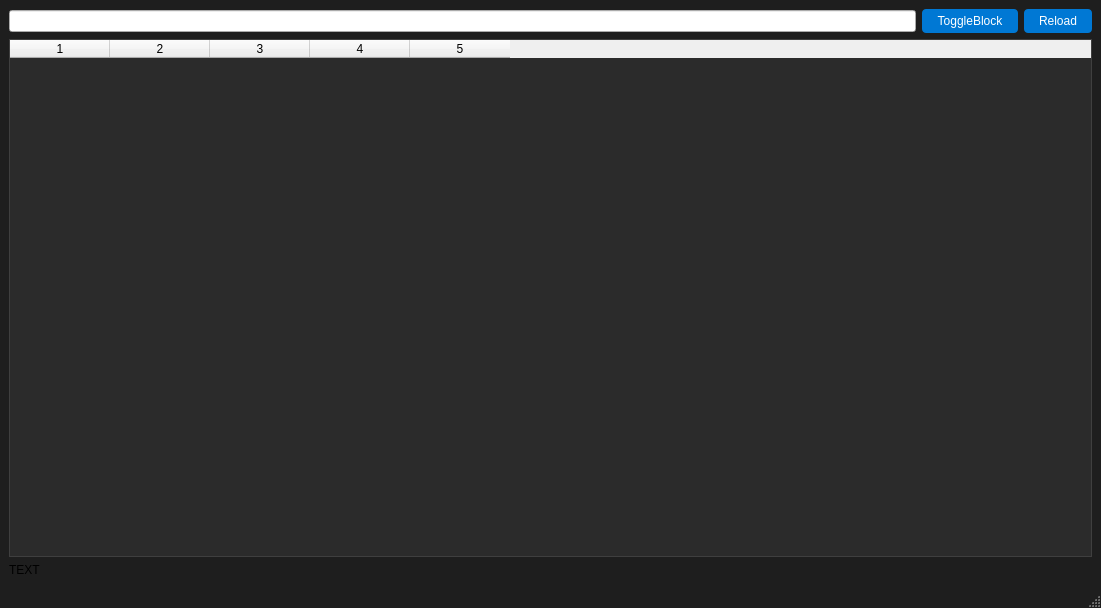
<?xml version="1.0" encoding="UTF-8"?>
<ui version="4.0">
 <class>MainWindow</class>
 <widget class="QMainWindow" name="MainWindow">
  <property name="geometry">
   <rect>
    <x>0</x>
    <y>0</y>
    <width>1101</width>
    <height>608</height>
   </rect>
  </property>
  <property name="windowTitle">
   <string>MainWindow</string>
  </property>
  <property name="styleSheet">
   <string notr="true">QMainWindow { background-color: #1e1e1e; }
QTableWidget { 
    background-color: #2b2b2b; 
    color: #ffffff; 
    border: 1px solid #3f3f3f;
    gridline-color: #3f3f3f;
}
QPushButton { 
    background-color: #0078d4; 
    color: white; 
    border-radius: 4px; 
    padding: 5px 15px; 
}
QPushButton:hover { background-color: #2b88d8; }</string>
  </property>
  <widget class="QWidget" name="centralwidget">
   <layout class="QGridLayout" name="gridLayout">
    <item row="0" column="0">
     <widget class="QLineEdit" name="ProcessSearch"/>
    </item>
    <item row="0" column="1">
     <widget class="QPushButton" name="ToggleButton">
      <property name="text">
       <string>ToggleBlock</string>
      </property>
     </widget>
    </item>
    <item row="0" column="2">
     <widget class="QPushButton" name="ReloadButton">
      <property name="text">
       <string>Reload</string>
      </property>
     </widget>
    </item>
    <item row="1" column="0" colspan="3">
     <widget class="QTableWidget" name="processTable">
      <property name="columnCount">
       <number>5</number>
      </property>
      <column/>
      <column/>
      <column/>
      <column/>
      <column/>
     </widget>
    </item>
    <item row="2" column="0" colspan="3">
     <widget class="QLabel" name="StatusLabel">
      <property name="styleSheet">
       <string notr="true">text-align: center;</string>
      </property>
      <property name="text">
       <string>TEXT</string>
      </property>
     </widget>
    </item>
   </layout>
  </widget>
  <widget class="QStatusBar" name="statusbar">
   <property name="enabled">
    <bool>true</bool>
   </property>
  </widget>
 </widget>
 <resources/>
 <connections/>
</ui>
